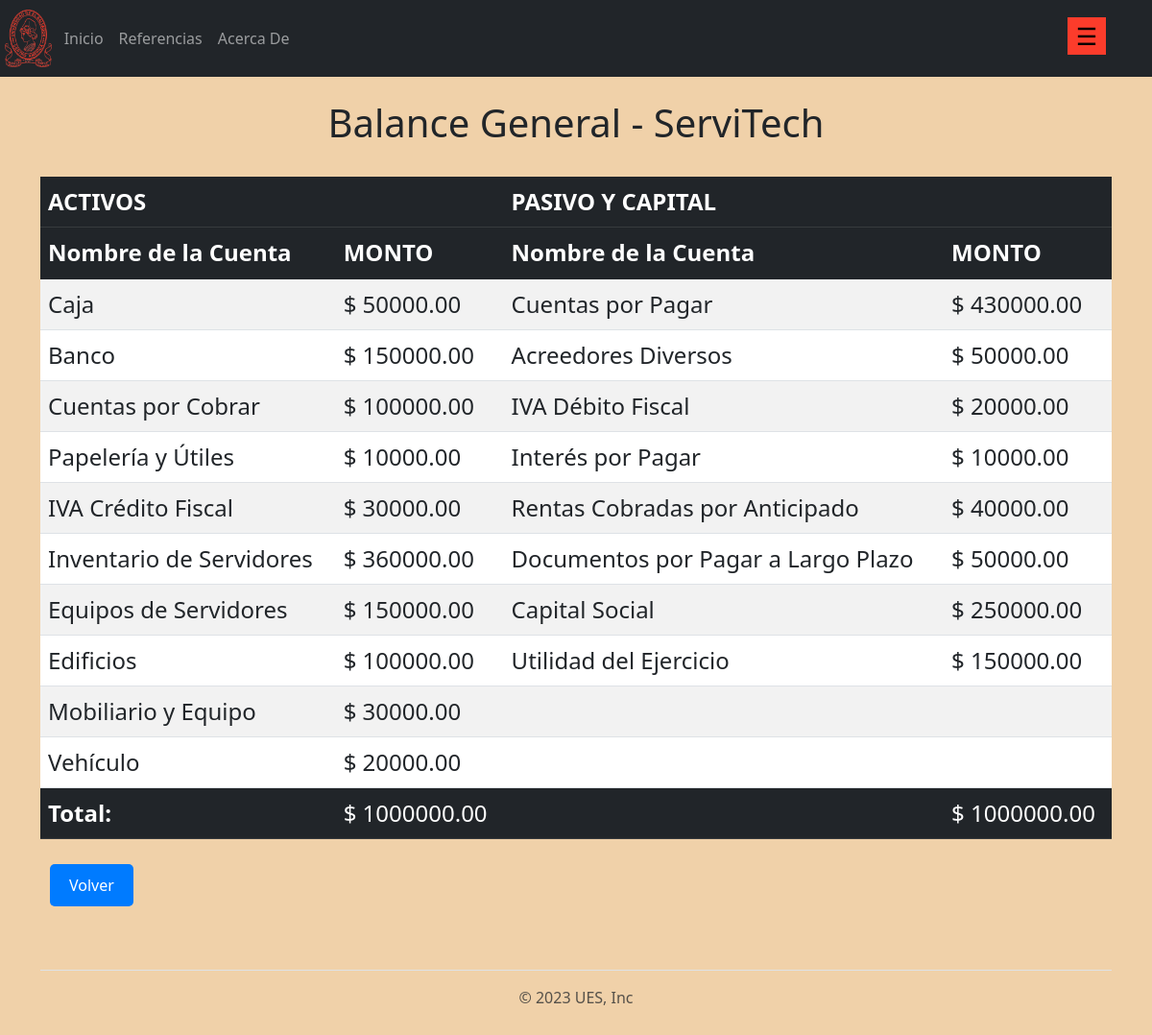
The app's page /reporte/balance, older data.
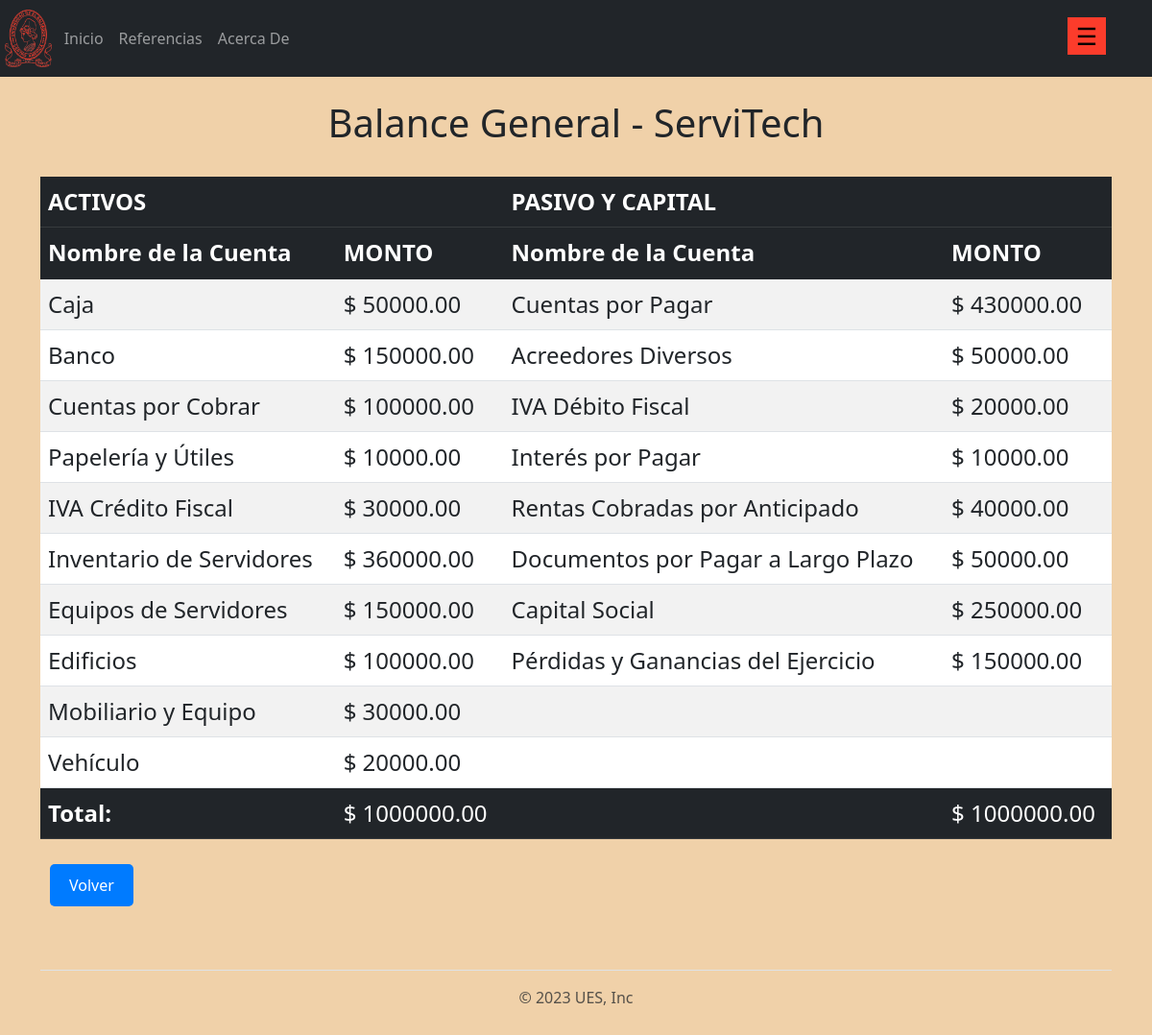
The same page, newer data.
### aplicaciones/cuenta/models.py (models this page shows, shortened)
class cuenta(models.Model):
    codigo = models.CharField(max_length=10)
    nombre = models.CharField(max_length=50)
    monto = models.DecimalField(max_digits=10, decimal_places=2)
    categoria = models.CharField(max_length=5, choices=[("Debe", "Debe"), ("Haber", "Haber")], default="")

### aplicaciones/reporte/views.py (the view)
# urls.py: path('reporte/balance', views.balance_2, name = 'balance_general'),
def balance_2(request):
    caja = cuenta.objects.get(codigo = 1101)
    banco = cuenta.objects.get(codigo = 1102)
    cuentas_cobrar = cuenta.objects.get(codigo = 1103)
    papel_utiles = cuenta.objects.get(codigo = 1104)
    iva_credito = cuenta.objects.get(codigo = 1105)
    inventario_servidores = cuenta.objects.get(codigo = 1106)
    equipo_servidores = cuenta.objects.get(codigo = 1201)
    edificio = cuenta.objects.get(codigo = 1202)
    mobiliario = cuenta.objects.get(codigo = 1203)
    vehiculo = cuenta.objects.get(codigo = 1204)
    cuentas_pagar = cuenta.objects.get(codigo = 2101)
    acreedores = cuenta.objects.get(codigo = 2102)
    iva_debito = cuenta.objects.get(codigo = 2103)
    interes = cuenta.objects.get(codigo = 2104)
    renta_cobrada = cuenta.objects.get(codigo = 2105)
    documentos = cuenta.objects.get(codigo = 2201)
    capital = cuenta.objects.get(codigo = 3101)
    utilidad = cuenta.objects.get(codigo = 3102)
    suma_activo = caja.monto + banco.monto + cuentas_cobrar.monto + papel_utiles.monto + iva_credito.monto + inventario_servidores.monto + equipo_servidores.monto + edificio.monto + mobiliario.monto + vehiculo.monto
    suma_pasivo_capital = cuentas_pagar.monto + acreedores.monto + iva_debito.monto + interes.monto + renta_cobrada.monto + documentos.monto + capital.monto + utilidad.monto
    return render(request, 'reporte/balance.html', {
        'caja':caja,
        'banco':banco,
        'cuentas_cobrar':cuentas_cobrar,
        'papel_utiles':papel_utiles,
        'iva_credito':iva_credito,
        'inventario_servidores':inventario_servidores,
        'equipo_servidores':equipo_servidores,
        'edificio':edificio,
        'mobiliario':mobiliario,
        'vehiculo':vehiculo,
        'cuentas_pagar':cuentas_pagar,
        'acreedores':acreedores,
        'iva_debito':iva_debito,
        'interes':interes,
        'renta_cobrada':renta_cobrada,
        'documentos':documentos,
        'capital':capital,
        'utilidad':utilidad,
        'suma_activo':suma_activo,
        'suma_pasivo_capital':suma_pasivo_capital,
    })

### templates/reporte/balance.html (shortened to what this page needs)
{% extends 'layout/base.html' %}
{% block content %}
<br><h1>Balance General - ServiTech</h1><br>
<table class="table table-striped" style="font-size: x-large; margin-right: 10px">
    <thead class="table-dark">
        <tr>
            <th>ACTIVOS</th>
            <th></th>
            <th>PASIVO Y CAPITAL</th>
            <th></th>
        </tr>
        <tr>
            <th>Nombre de la Cuenta</th>
            <th>MONTO</th>
            <th>Nombre de la Cuenta</th>
            <th>MONTO</th>
        </tr>
    </thead>
    <tbody class="table-group-divider">
      <tr>
        <td>{{ caja.nombre }}</td><td>$ {{ caja.monto }}</td>
        <td>{{ cuentas_pagar.nombre }}</td><td>$ {{ cuentas_pagar.monto }}</td>
    </tr>
      <tr>
        <td>{{ banco.nombre }}</td><td>$ {{ banco.monto }}</td>
        <td>{{ acreedores.nombre }}</td><td>$ {{ acreedores.monto }}</td>
    </tr>
      <tr>
        <td>{{ cuentas_cobrar.nombre }}</td><td>$ {{ cuentas_cobrar.monto }}</td>
        <td>{{ iva_debito.nombre }}</td><td>$ {{ iva_debito.monto }}</td>
    </tr>
      <tr>
        <td>{{ papel_utiles.nombre }}</td><td>$ {{ papel_utiles.monto }}</td>
        <td>{{ interes.nombre }}</td><td>$ {{ interes.monto }}</td>
    </tr>
      <tr>
        <td>{{ iva_credito.nombre }}</td><td>$ {{ iva_credito.monto }}</td>
        <td>{{ renta_cobrada.nombre }}</td><td>$ {{ renta_cobrada.monto }}</td>
    </tr>
      <tr>
        <td>{{ inventario_servidores.nombre }}</td><td>$ {{ inventario_servidores.monto }}</td>
        <td>{{ documentos.nombre }}</td><td>$ {{ documentos.monto }}</td>
    </tr>
      <tr>
        <td>{{ equipo_servidores.nombre }}</td><td>$ {{ equipo_servidores.monto }}</td>
        <td>{{ capital.nombre }}</td><td>$ {{ capital.monto }}</td>
    </tr>
      <tr>
        <td>{{ edificio.nombre }}</td><td>$ {{ edificio.monto }}</td>
        <td>{{ utilidad.nombre }}</td><td>$ {{ utilidad.monto }}</td>
    </tr>
      <tr><td>{{ mobiliario.nombre }}</td><td>$ {{ mobiliario.monto }}</td><td></td><td></td></tr>
      <tr><td>{{ vehiculo.nombre }}</td><td>$ {{ vehiculo.monto }}</td><td></td><td></td></tr>
    </tbody>
    <tfoot class ="table-dark">
        <tr>
            <td><b>Total:</b></td>
            <td>$ {{ suma_activo }}</td>
            <td></td>
            <td>$ {{ suma_pasivo_capital }}</td>
        </tr>
    </tfoot>
</table>
    <a class= "btn" href = "{% url 'reporte' %}"> Volver</a>
{% endblock content %}

Row changes from the older to the newer data that the page shows:
changed cuenta: nombre "Utilidad del Ejercicio" → "Pérdidas y Ganancias del Ejercicio"
